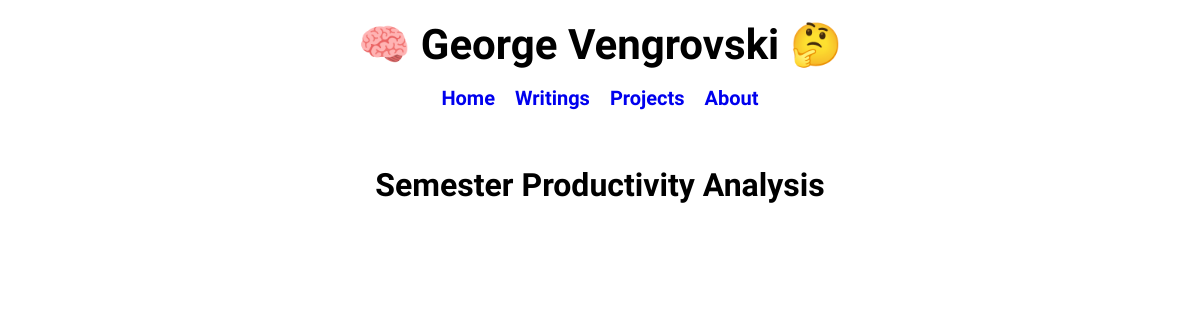
/1, run on an earlier commit of the app's database.
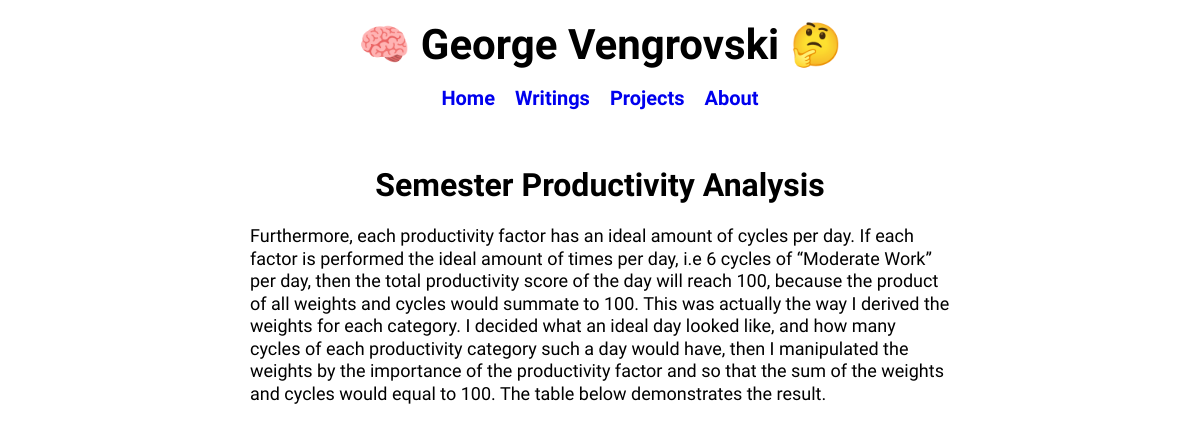
And on a later commit of the database.
### tables this page shows
CREATE TABLE posts (
    id INTEGER PRIMARY KEY AUTOINCREMENT,
    created TEXT,
    title TEXT NOT NULL,
    readtime INTEGER,
    content TEXT NOT NULL,
    previewText TEXT,
    topic TEXT NOT NULL
);

### main.py (the view)
@app.route('/<int:post_id>')
def post(post_id):
    temp = dataBasePostRetrieval(post_id)
    post = temp[4]
    title = temp[2]
    return render_template('post.html', post=post, title=title)

### main.py (called while the page is built)
def get_db_connection():
    connection = sqlite3.connect('database.db')
    connection.row_factory = sqlite3.Row
    return connection

def dataBasePostRetrieval(post_id):
    connection = get_db_connection()
    post = connection.execute('SELECT * FROM posts WHERE id = ?', (post_id,)).fetchone()
    connection.close()
    if post is None:
        abort(404)
    return post

### templates/post.html
{% extends 'base.html' %} {% block title %} {{ title }} {% endblock %} {% block body %}
<br>
<h1 id="postTitle">
    {{ title | safe}}
</h1>
<div>
    {{ post | safe }}
</div>
{% endblock %}

What changed in the data, as far as the page shows it:
changed posts "Semester Productivity Analysis": content (not shown) → "Furthermore, each productivity factor has an ideal amount of cycles per day. If each factor is performed the ideal amount of times per day, i.e 6 cycles of “Moderate Work” per day, then the total productivity score of the day will reach 100, because the product of all weights and cycles would summate to 100. This was actually the way I derived the weights for each category. I decided what an ideal day looked like, and how many cycles of each productivity category such a day would have, then I manipulated the weights by the importance of the productivity factor and so that the sum of the weights and cycles would equal to 100. The table below demonstrates the result."
